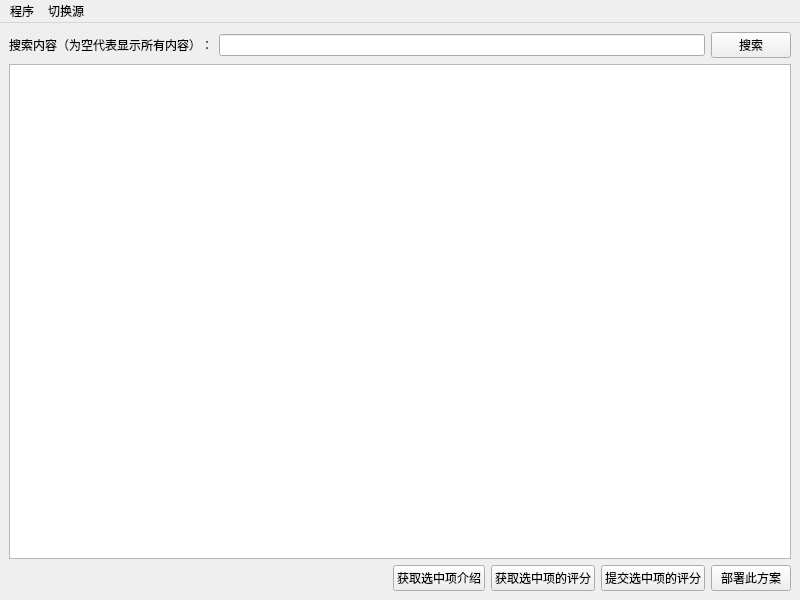
<?xml version="1.0" encoding="UTF-8"?>
<ui version="4.0">
 <class>MainWindow</class>
 <widget class="QMainWindow" name="MainWindow">
  <property name="geometry">
   <rect>
    <x>0</x>
    <y>0</y>
    <width>800</width>
    <height>600</height>
   </rect>
  </property>
  <property name="windowTitle">
   <string>自动部署脚本</string>
  </property>
  <widget class="QWidget" name="centralwidget">
   <layout class="QVBoxLayout" name="verticalLayout_3">
    <item>
     <layout class="QHBoxLayout" name="horizontalLayout">
      <item>
       <widget class="QLabel" name="searchTips">
        <property name="text">
         <string>搜索内容（为空代表显示所有内容）：</string>
        </property>
       </widget>
      </item>
      <item>
       <widget class="QLineEdit" name="searchThings"/>
      </item>
      <item>
       <widget class="QPushButton" name="saerchBotton">
        <property name="text">
         <string>搜索</string>
        </property>
       </widget>
      </item>
     </layout>
    </item>
    <item>
     <widget class="QListView" name="searchList"/>
    </item>
    <item>
     <layout class="QHBoxLayout" name="horizontalLayout_2">
      <item>
       <spacer name="horizontalSpacer">
        <property name="orientation">
         <enum>Qt::Horizontal</enum>
        </property>
        <property name="sizeHint" stdset="0">
         <size>
          <width>40</width>
          <height>20</height>
         </size>
        </property>
       </spacer>
      </item>
      <item>
       <widget class="QPushButton" name="getInfoButton">
        <property name="text">
         <string>获取选中项介绍</string>
        </property>
       </widget>
      </item>
      <item>
       <widget class="QPushButton" name="getFen">
        <property name="text">
         <string>获取选中项的评分</string>
        </property>
       </widget>
      </item>
      <item>
       <widget class="QPushButton" name="uploadFen">
        <property name="text">
         <string>提交选中项的评分</string>
        </property>
       </widget>
      </item>
      <item>
       <widget class="QPushButton" name="runBotton">
        <property name="text">
         <string>部署此方案</string>
        </property>
       </widget>
      </item>
     </layout>
    </item>
   </layout>
  </widget>
  <widget class="QMenuBar" name="menubar">
   <property name="geometry">
    <rect>
     <x>0</x>
     <y>0</y>
     <width>800</width>
     <height>36</height>
    </rect>
   </property>
   <widget class="QMenu" name="menu">
    <property name="title">
     <string>程序</string>
    </property>
    <addaction name="openFile"/>
    <addaction name="separator"/>
    <addaction name="exitProgram"/>
   </widget>
   <widget class="QMenu" name="menu_2">
    <property name="title">
     <string>切换源</string>
    </property>
    <addaction name="actionGitlink"/>
    <addaction name="actionGitee"/>
    <addaction name="actionGithub"/>
    <addaction name="action_IPv6"/>
    <addaction name="action"/>
   </widget>
   <addaction name="menu"/>
   <addaction name="menu_2"/>
  </widget>
  <action name="about">
   <property name="text">
    <string>关于</string>
   </property>
  </action>
  <action name="exitProgram">
   <property name="text">
    <string>退出程序</string>
   </property>
  </action>
  <action name="help">
   <property name="text">
    <string>帮助</string>
   </property>
  </action>
  <action name="openFile">
   <property name="text">
    <string>打开本地部署脚本</string>
   </property>
  </action>
  <action name="actionGitlink">
   <property name="checkable">
    <bool>true</bool>
   </property>
   <property name="checked">
    <bool>true</bool>
   </property>
   <property name="text">
    <string>Gitlink 源</string>
   </property>
  </action>
  <action name="actionGitee">
   <property name="checkable">
    <bool>true</bool>
   </property>
   <property name="text">
    <string>Gitee 源</string>
   </property>
  </action>
  <action name="actionGithub">
   <property name="checkable">
    <bool>true</bool>
   </property>
   <property name="text">
    <string>Github 源</string>
   </property>
  </action>
  <action name="action_IPv6">
   <property name="checkable">
    <bool>true</bool>
   </property>
   <property name="text">
    <string>备用源（只限IPv6用户）</string>
   </property>
  </action>
  <action name="action">
   <property name="checkable">
    <bool>true</bool>
   </property>
   <property name="text">
    <string>本地测试源</string>
   </property>
  </action>
 </widget>
 <resources/>
 <connections/>
</ui>
